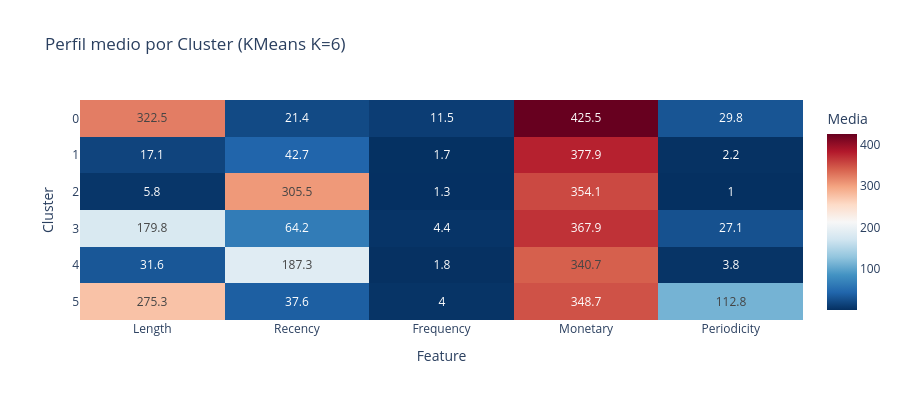

The cell this chart's notebook holds for it:
### Code cell
# Heatmap de perfiles por cluster
px.imshow(
    cluster_profile.drop(columns="Count"),
    color_continuous_scale="RdBu_r",
    text_auto=True,
    aspect="auto",
    title="Perfil medio por Cluster (KMeans K=6)",
    labels={"x": "Feature", "y": "Cluster", "color": "Media"},
    height=400,
).show()

### Figure 1 — Plotly figure (JSON) as saved in the notebook; plotly's stock layout.template omitted (floating-point values rounded to 4 significant figures)
{"data": [{"coloraxis": "coloraxis", "hovertemplate": "Feature: %{x}<br>Cluster: %{y}<br>Media: %{z}<extra></extra>", "name": "0", "texttemplate": "%{z}", "type": "heatmap", "x": ["Length", "Recency", "Frequency", "Monetary", "Periodicity"], "xaxis": "x", "y": [0, 1, 2, 3, 4, 5], "yaxis": "y", "z": [[322.5, 21.4, 11.5, 425.5, 29.8], [17.1, 42.7, 1.7, 377.9, 2.2], [5.8, 305.5, 1.3, 354.1, 1.0], [179.8, 64.2, 4.4, 367.9, 27.1], [31.6, 187.3, 1.8, 340.7, 3.8], [275.3, 37.6, 4.0, 348.7, 112.8]]}], "layout": {"coloraxis": {"colorbar": {"title": {"text": "Media"}}, "colorscale": [[0, "rgb(5,48,97)"], [0.1, "rgb(33,102,172)"], [0.2, "rgb(67,147,195)"], [0.3, "rgb(146,197,222)"], [0.4, "rgb(209,229,240)"], [0.5, "rgb(247,247,247)"], [0.6, "rgb(253,219,199)"], [0.7, "rgb(244,165,130)"], [0.8, "rgb(214,96,77)"], [0.9, "rgb(178,24,43)"], [1, "rgb(103,0,31)"]]}, "height": 400, "title": {"text": "Perfil medio por Cluster (KMeans K=6)"}, "xaxis": {"anchor": "y", "domain": [0, 1], "title": {"text": "Feature"}}, "yaxis": {"anchor": "x", "autorange": "reversed", "domain": [0, 1], "title": {"text": "Cluster"}}}}
